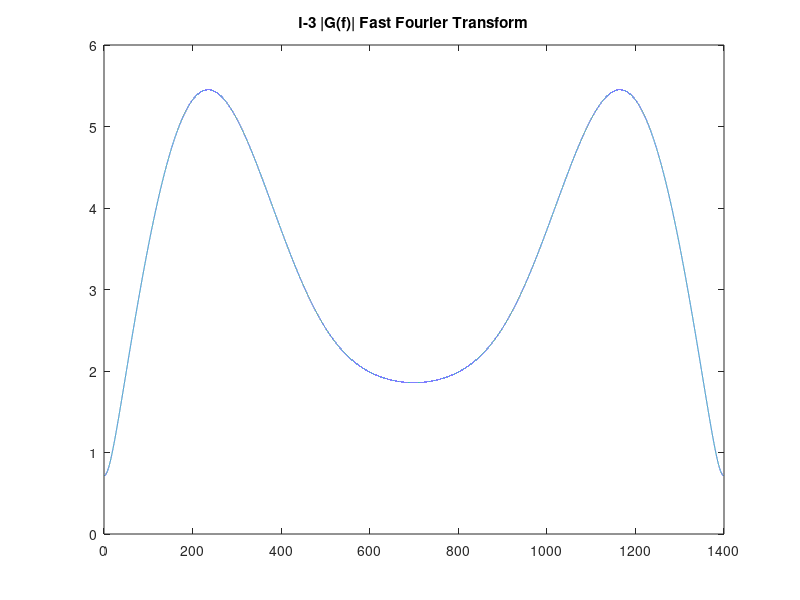
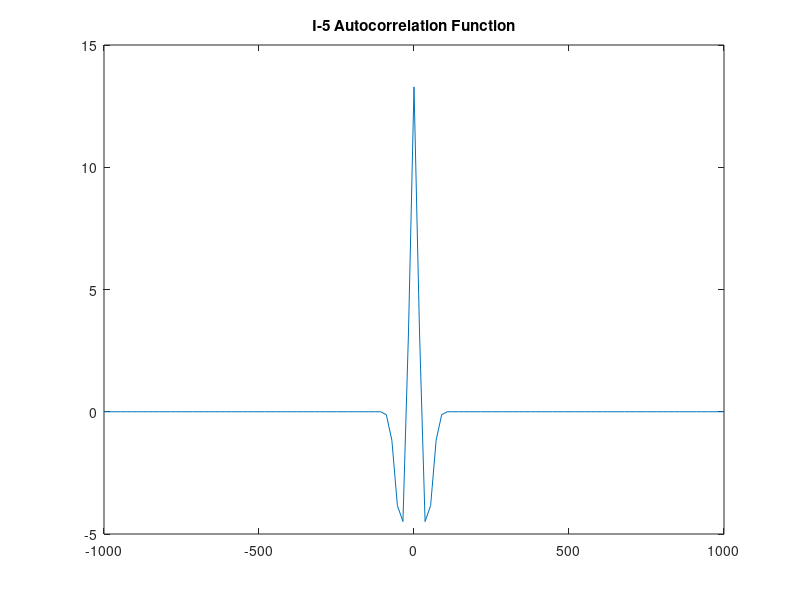

Here is the MATLAB script that generated these plots, in order: (Note: this script raises an error after producing the figures.)
% Intro to Communications
% Project Spring 2020

% Stephen Hargreaves
% Kevin Libertowski
% Gretchen Woodling

clc
format compact

g1 = @(t) (1000*t - 2).^2;
g2 = @(t) (-5000*t + 22).^2;
g3 = @(t) (3000*t - 18).^2;

% Energy of g(t)
E_gt = integral(g1, .002, .004) + integral(g2, .004, .005) + integral(g3, .005, .006);

% g(t)^2
gt_sq = @(t) abs((2*tripuls(t - .004, .004) - 4*tripuls(t - .005, .002))).^2;

% Plot of g(t)
% t = 0:.0001:.04;
% gt = 2*tripuls(t - .004, .004) - 4*tripuls(t - .005, .002);
% plot(t, gt)

% Energy from triangular pulse waveform
E_tripuls = integral(gt_sq, 0, .006);

% G(f)^2
Gf_sq = @(f) abs((.004*sinc((.004*f)/2).^2 .* exp(-1i*pi*2*f*.004) - .004*sinc((.002*f)/2).^2 .* exp(-1i*pi*2*f*.005)).^2);

% Setup for while loop
E_ess = 0;
B_step = .1;
B_ess = B_step;

format long

% while E_ess < .99*E_gt
%     B_ess = B_ess + B_step;
%     E_ess = integral(Gf_sq, -B_ess, B_ess)
% end

% calculated from while loop
B_ess_cal = 694.2;

% oversample essential bandwidth
BW = 1400;

t = 0:1/BW:.04;
gt = 2*tripuls(t - .004, .004) - 4*tripuls(t - .005, .002);
stem(t, gt)
title('I-2 Discrete plot of g(t)')

n = 100000;
f = linspace(0, BW, n);
Gf_fft = fft(gt, n);
figure(1)
plot(f, abs(Gf_fft));
title('I-3 |G(f)| Fast Fourier Transform')

% subplot(2,1,1)

% Gf = .004*sinc((.004*f)/2).^2 .* exp(-1i*pi*2*f*.004) - .004*sinc((.002*f)/2).^2 .* exp(-1i*pi*2*.005*f);
% figure(2)
% plot(f, abs(Gf))
% title('?')

% I-4
gt_sq_int = @(t) abs(2*tripuls(t - .004, .004) - 4*tripuls(t - .005, .002)).^2;
E_gt = integral(gt_sq_int, 0, 1);

Gf_sq_int = @(f) abs((.004*sinc((.004*f)/2).^2 .* exp(-1i*pi*2*f*.004) - .004*sinc((.002*f)/2).^2 .* exp(-1i*pi*2*f*.005)).^2);
E_gf = integral(Gf_sq_int, -1000000, 1000000); 

% I-5
G_xcorr = xcorr(gt);
figure(3)
plot(linspace(-1000, 1000, length(G_xcorr)), G_xcorr)
title('I-5 Autocorrelation Function')

G_ESD = abs(Gf).^2;
figure(4)
plot(f, G_ESD)
title('I-5 Energy Spectral Density |G(f)|^2')

% II-1
fc = 500;
fs = 2*(B_ess + fc);

BW = 1400;
Wc = 2*pi*fc;

t = 0:1/BW:.04;
gt_DSB = (2*tripuls(t - .004, .004) - 4*tripuls(t - .005, .002)).*cos(Wc*t);
figure(5)
plot(t, gt_DSB)
title('II-1 Double Sideband, Suppressed Carrier, time fc = 500Hz')

f = linspace(-2*BW, 2*BW, n);
f_1 = f - fc;
f_2 = f + fc;
Gf_1 = .004*sinc((.004*f_1)/2).^2 .* exp(-1i*pi*2*f_1*.004) - .004*sinc((.002*f_1)/2).^2 .* exp(-1i*pi*2*.005*f_1);
Gf_2 = .004*sinc((.004*f_2)/2).^2 .* exp(-1i*pi*2*f_2*.004) - .004*sinc((.002*f_2)/2).^2 .* exp(-1i*pi*2*.005*f_2);
Gf_DSB = abs(Gf_1) + abs(Gf_2);
figure(6)
plot(f, Gf_DSB)
title('II-1 DSB-SC Frequency fc = 500Hz')

lpf = fir1(20, B_ess/(fs/2), 'low');
demod = filter(lpf, 1, abs(Gf));
figure(7)
plot(linspace(-fs/2, fs/2, n), demod)
title('II-1 Coherent Demodulation f = 500Hz')

% gt_demod = ifft(demod);
% figure(16)
% plot(linspace(0, .04, length(gt_demod)), gt_demod)
% title('II-1 gt demodulated')

% II-2
fc = 1000;
fs = 2*(B_ess + fc);

BW = 1400;
Wc = 2*pi*fc;

t = 0:1/BW:.04;
gt_DSB = (2*tripuls(t - .004, .004) - 4*tripuls(t - .005, .002)).*cos(Wc*t);
figure(5)
plot(t, gt_DSB)
title('II-2 DSB-SC time fc = 1000Hz')

f = linspace(-2*BW, 2*BW, n);
f_1 = f - fc;
f_2 = f + fc;
Gf_1 = .004*sinc((.004*f_1)/2).^2 .* exp(-1i*pi*2*f_1*.004) - .004*sinc((.002*f_1)/2).^2 .* exp(-1i*pi*2*.005*f_1);
Gf_2 = .004*sinc((.004*f_2)/2).^2 .* exp(-1i*pi*2*f_2*.004) - .004*sinc((.002*f_2)/2).^2 .* exp(-1i*pi*2*.005*f_2);
Gf_DSB = abs(Gf_1) + abs(Gf_2);
figure(8)
plot(f, Gf_DSB)
title('II-2 DSB-SC Frequency fc = 1000Hz')

lpf = fir1(20, B_ess/(fs/2), 'low');
demod = filter(lpf, 1, abs(Gf));
figure(9)
plot(linspace(-fs/2, fs/2, n), demod)
title('II-2 Coherent Demodulation f = 1000Hz')

% II-3
A = 4;
mod_idx = (max(gt) - min(gt)) / (2*A + max(gt) + min(gt));
% fc = 1000;
% fs = 2*(B_ess + fc);
% 
% BW = 1400;
% Wc = 2*pi*fc;
% 
% t = 0:1/BW:.04;
% gt_DSB = (2*tripuls(t - .004, .004) - 4*tripuls(t - .005, .002)).*cos(Wc*t);
% figure(5)
% plot(t, gt_DSB)
% 
% f = linspace(-2*BW, 2*BW, n);
% f_1 = f - fc;
% f_2 = f + fc;
% Gf_1 = .004*sinc((.004*f_1)/2).^2 .* exp(-1i*pi*2*f_1*.004) - .004*sinc((.002*f_1)/2).^2 .* exp(-1i*pi*2*.005*f_1);
% Gf_2 = .004*sinc((.004*f_2)/2).^2 .* exp(-1i*pi*2*f_2*.004) - .004*sinc((.002*f_2)/2).^2 .* exp(-1i*pi*2*.005*f_2);
% Gf_DSB = abs(Gf_1) + abs(Gf_2);
% figure(8)
% plot(f, Gf_DSB)

t = linspace(0, .04, n);
lpf = fir1(20, B_ess/(fs/2), 'low');
demod = filter(lpf, 1, abs(Gf));
figure(9)
plot(linspace(-fs/2, fs/2, n), demod)
title('II-2 Double Sideband, Suppressed Carrier, f = 500Hz')

% II-5
lpf = fir1(20, B_ess/(fs/2), 'low');
demod = filter(lpf, 1, abs(Gf_DSB));
figure
plot(linspace(-fs/2, fs/2, n), demod)
title('II-5 demodulated signal')

% III-1
fc = 1000;
BW = 1400;

f = linspace(-2*BW, 2*BW, n);
f_1 = f - fc;
f_2 = f + fc;
Gf_1 = .004*sinc((.004*f_1)/2).^2 .* exp(-1i*pi*2*f_1*.004) - .004*sinc((.002*f_1)/2).^2 .* exp(-1i*pi*2*.005*f_1);
Gf_2 = .004*sinc((.004*f_2)/2).^2 .* exp(-1i*pi*2*f_2*.004) - .004*sinc((.002*f_2)/2).^2 .* exp(-1i*pi*2*.005*f_2);
Gf_SSB = abs(Gf_1) + abs(Gf_2);

for i = 1:n
    if abs(f(i)) < fc
       Gf_SSB(i) = 0;
    end
end

figure(10)
plot(f, Gf_SSB)
title('III-1 USB-SC ideal filter')

offset = 17857;

Gf_SSB1 = [zeros(1, offset), Gf_SSB(1:n-offset)];
Gf_SSB2 = [Gf_SSB(offset:n-1), zeros(1, offset)];
Gf_SSB_mod = Gf_SSB1 + Gf_SSB2;
figure(15)
plot(f, Gf_SSB_mod)
title('III-1 demodulated signal')

% III-2
fc = 1000;
fs = 2*(B_ess + fc);

BW = 1400;

f = linspace(-2*BW, 2*BW, n);
f_1 = f - fc;
f_2 = f + fc;
Gf_1 = .004*sinc((.004*f_1)/2).^2 .* exp(-1i*pi*2*f_1*.004) - .004*sinc((.002*f_1)/2).^2 .* exp(-1i*pi*2*.005*f_1);
Gf_2 = .004*sinc((.004*f_2)/2).^2 .* exp(-1i*pi*2*f_2*.004) - .004*sinc((.002*f_2)/2).^2 .* exp(-1i*pi*2*.005*f_2);
Gf_SSB = abs(Gf_1) + abs(Gf_2);

lpf = fir1(20, [fc/(fs/2), .999999], 'low');
demod = filter(lpf, 1, abs(Gf_SSB));

figure(11)
plot(f, demod)
title('III-2 USB-SC band-pass FIR filter')

% III-3
fc = 1000;
fs = 2*(B_ess + fc);

BW = 1400;
Wc = 2*pi*fc;

f = linspace(-2*BW, 2*BW, n);
f_1 = f - fc;
f_2 = f + fc;
Gf_1 = .004*sinc((.004*f_1)/2).^2 .* exp(-1i*pi*2*f_1*.004) - .004*sinc((.002*f_1)/2).^2 .* exp(-1i*pi*2*.005*f_1);
Gf_2 = .004*sinc((.004*f_2)/2).^2 .* exp(-1i*pi*2*f_2*.004) - .004*sinc((.002*f_2)/2).^2 .* exp(-1i*pi*2*.005*f_2);
Gf_SSB = abs(Gf_1) + abs(Gf_2);

for i = 1:n
    F = abs(f(i));
    if F > 970 && F < 1030
        mult = .01667*F - .01617;
        Gf_SSB(i) = Gf_SSB(i) * mult;
    elseif F > 1.03 && F < 2000
        % noop
    else
        Gf_SSB(i) = 0;
    end
end

figure(12)
plot(f, Gf_SSB)
title('III-3 VSB modulated signal')

% III-4
f = linspace(-2*BW, 2*BW, n);
Ho = zeros(1, n);

for i = 1:n
   if abs(f(i)) <= 1000
       Ho(i) = 1;
   end
end

figure(13)
plot(f, Ho)
title('III-4 equilizer filter response')

figure
plot(f, Gf_SSB_mod.*Ho)
title('III-4 coherent demod')
